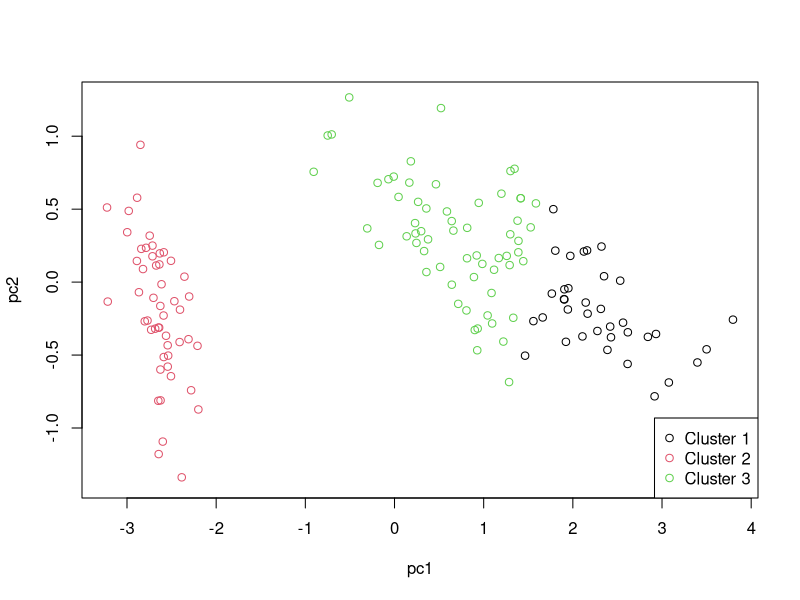
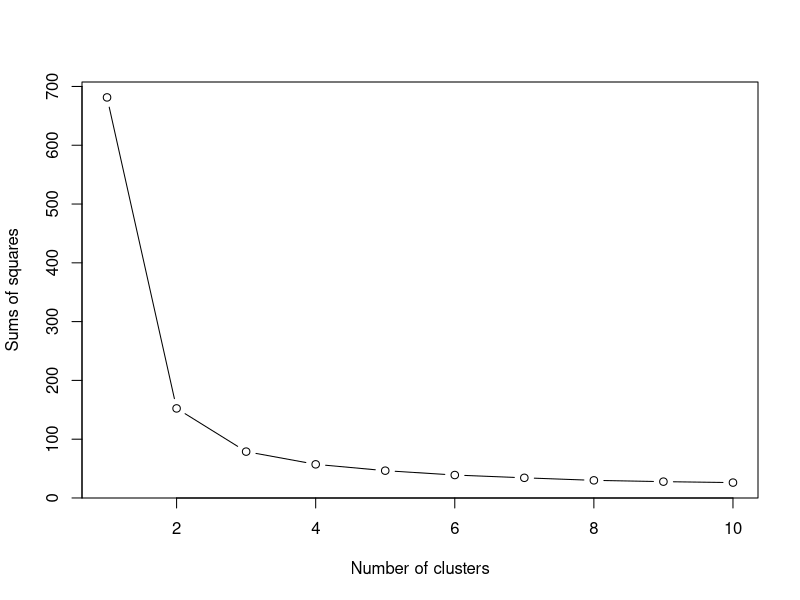

Generate these figures, in order, with R:
setwd("C:/Users/cyrus/iCloudDrive/Poly/AMA4602/AMA4602_Rfiles")
euclidean <- function(a, b) sqrt(sum((a - b)^2))

data("iris")
km<-kmeans(iris[,1:4],centers = 3,nstart = 25)
clust<-km$cluster #kmeans method

n<-nrow(iris)
S<- cov(iris[,1:4]) * (n-1)/n
e <- eigen(S)
e$vectors

xtilde<-apply(iris[,1:4],2, function(x)x-mean(x))
pc<-prcomp(iris[,1:4])
pc1<-xtilde %*% e$vectors[,1]
pc2<-xtilde %*% e$vectors[,2]# pc

# or
pc <- prcomp(iris[,1:4])
plot(pc$x[,1],pc$x[,2], col=km$cluster, xlab="pc1", ylab="pc2")
legend("bottomright", paste("Cluster",1:3), col=1:3, pch = 1)
table(iris[,5], km$cluster)

#c
ss<-vector(length=10)
for(i in 1:10){
  set.seed(0)
  ss[i] <- kmeans(iris[,1:4], center=i, nstart = 25)$tot.withinss
}
plot(1:10, ss, type="b", xlab = "Number of clusters", ylab = "Sums of squares")
